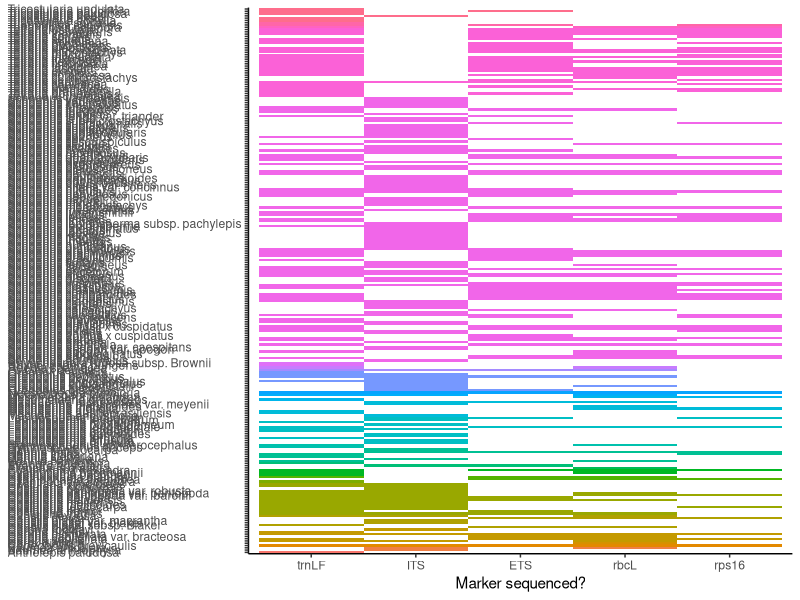

Reproduce this figure in R.
library(tidyverse)
library(magrittr)

# Import Tammy and Ruan's data
tle <-
  read_csv("sequence-availability/2020-04-03_specimen-tot-nodups_tle.csv")
rvm <-
  read_csv("sequence-availability/2020-04-02_sequences-tidy-by-voucher_rvm.csv")

# Tidy both our datasets (make columns names the same, etc.)
tle %<>%
  set_colnames(c(
    "taxon", "specimen", "voucher",
    "ETS", "ITS", "rbcL", "rps16", "trnLF", "n_markers_available"
  )) %>%
  select(-specimen, -n_markers_available)
rvm %<>%
  mutate(taxon = str_replace_all(taxon, "_", " ")) %>%
  select(-n_markers_available)

# Merge datasets
sequences_tidy <-
  full_join(tle, rvm) %>%
  # NOTE: Lots of double rows due to inconsistent voucher name standards
  # Ammended here:
  mutate(voucher = voucher %>%
    str_replace_all("TV", "Verboom ") %>%
    str_replace_all("MM", "Muasya ") %>%
    {ifelse(str_detect(., "^[0-9]{3}$"), paste0("TE2016_", .), .)} %>%
    {ifelse(str_detect(., "^[0-9]{4}$"), paste("Muasya", .), .)}
  ) %>%
  distinct() %>%
  # Score markers available as 1, unavailable as 0
  mutate_at(vars(c("ETS", "ITS", "rbcL", "rps16", "trnLF")),
    ~ifelse(is.na(.), 0, .)
  ) %>%
  group_by(taxon, voucher) %>%
  summarise_at(vars(c("ETS", "ITS", "rbcL", "rps16", "trnLF")),
    ~ifelse(sum(.) > 0, 1, 0)
  ) %>%
  # Sum up number of markers available per voucher
  mutate(n_markers = ETS + ITS + rps16 + trnLF + rbcL) %>%
  arrange(taxon, voucher)
write_csv(sequences_tidy, "sequence-availability/sequences-by-voucher.csv")

# Recalculate n_markers by taxa
sequences_tidy_taxa <- sequences_tidy %>%
  select(-n_markers, -voucher) %>%
  group_by(taxon) %>%
  summarise_at(vars(c("ETS", "ITS", "rbcL", "rps16", "trnLF")),
    ~ifelse(sum(.) > 0, 1, 0)
  ) %>%
  arrange(taxon) %>%
  mutate(n_markers = ETS + ITS + rbcL + rps16 + trnLF)
write_csv(sequences_tidy_taxa, "sequence-availability/sequences-by-taxon.csv")

# Check for specimens (vouchers) that have differing dets in the 2 matrices
# (to be continued)
sequences_tidy_det_check <- sequences_tidy %>%
  ungroup() %>%
  select(taxon, voucher) %>%
  distinct() %>%
  arrange(voucher, taxon) %>%
  group_by(voucher) %>%
  summarise(n_dets = n(), taxa = paste(unique(taxon), collapse = ", ")) %>%
  arrange(desc(n_dets)) %>%
  filter(n_dets > 1, voucher != "?")
write_csv(sequences_tidy_det_check, "sequence-availability/dets-to-check.csv")

# Useful statistics:
sequences_tidy %>%
  # Recalculate n_markers by voucher specimen **only**
  ungroup() %>%
  select(-taxon) %>%
  distinct() %>%
  select(-n_markers) %>%
  group_by(voucher) %>%
  summarise_at(vars(c("ETS", "ITS", "rbcL", "rps16", "trnLF")),
    ~ifelse(sum(.) > 0, 1, 0)
  ) %>%
  arrange(voucher) %>%
  mutate(n_markers = ETS + ITS + rps16 + trnLF + rbcL) %T>%
  {print(nrow(.))} %>%  # 468 **specimens** sequenced
  filter(n_markers > 1) %>%
  nrow()  # 160 of which have > 1 marker
sequences_tidy_taxa %T>%
  {print(nrow(.))} %>%  # ca. 239 **taxa** sequenced
  filter(n_markers > 1) %>%
  nrow()  # 130 of which have > 1 marker

# Visualise sequence availability by taxon
theme_set(theme_classic())
marker_names_ordered <- sequences_tidy_taxa %>%
  select(ETS, ITS, rbcL, rps16, trnLF) %>%
  map_dbl(sum) %>%
  sort(decreasing = TRUE) %>%
  names()
sequences_tidy_taxa %<>%
  select(-n_markers) %>%
  gather(marker_name, available, ETS:trnLF) %>%
  mutate(
    marker_name = factor(marker_name, levels = marker_names_ordered),
    available   = (available == 1),
    genus       = str_extract(taxon, "[a-zA-Z]+")
  )
sequences_plot <- ggplot(sequences_tidy_taxa) +
  aes(marker_name, taxon, fill = genus, alpha = available) +
  geom_tile() +
  labs(x = "Marker sequenced?") +
  scale_alpha_manual(values = c(0, 1)) +
  theme(
    axis.text.y     = element_text(hjust = 0),
    axis.title.y    = element_blank(),
    legend.position = "none"
  )
ggsave(
  "sequence-availability/sequences-by-taxon.pdf",
  sequences_plot,
  width = 5, height = 30
)
